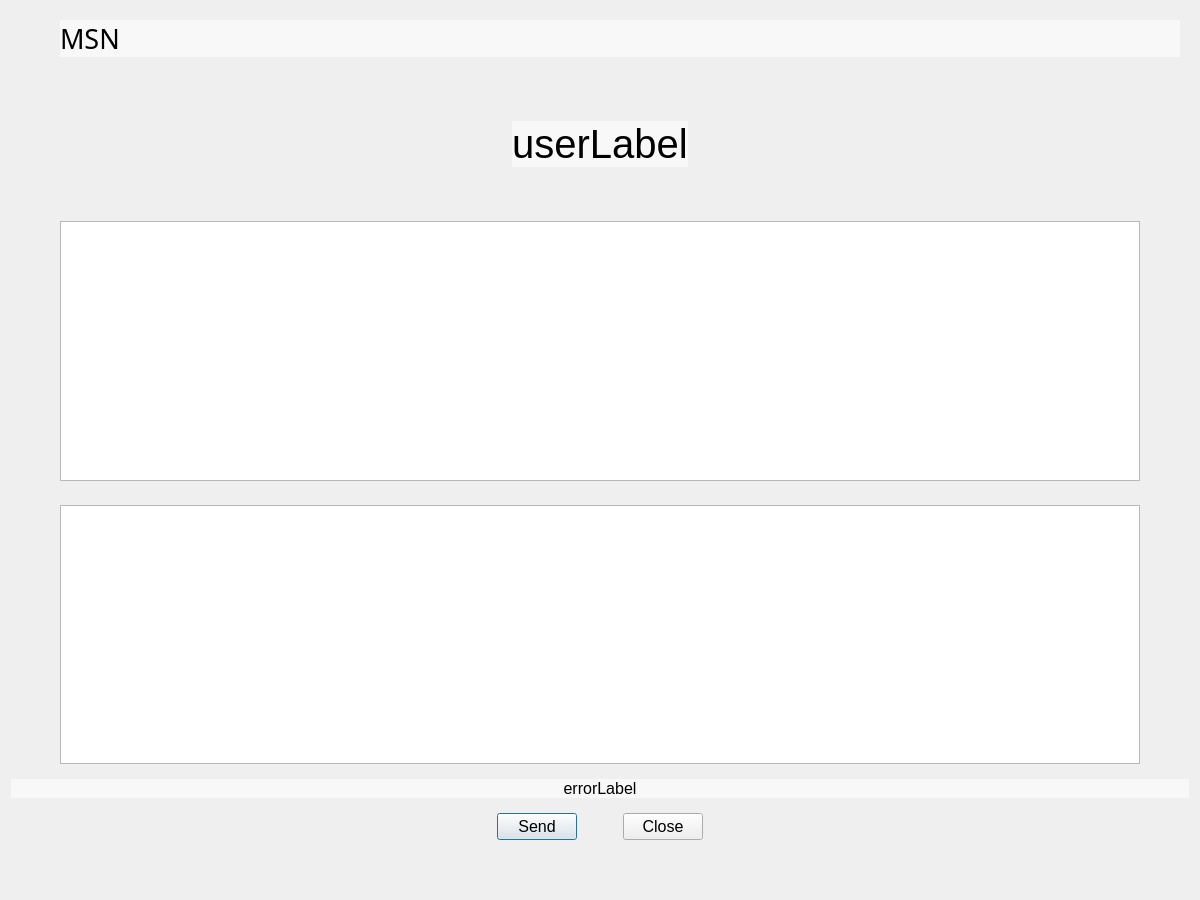
<?xml version="1.0" encoding="UTF-8"?>
<ui version="4.0">
 <class>Dialog</class>
 <widget class="QDialog" name="Dialog">
  <property name="geometry">
   <rect>
    <x>0</x>
    <y>0</y>
    <width>1200</width>
    <height>900</height>
   </rect>
  </property>
  <property name="font">
   <font>
    <pointsize>12</pointsize>
   </font>
  </property>
  <property name="windowTitle">
   <string>Dialog</string>
  </property>
  <layout class="QVBoxLayout" name="verticalLayout">
   <item>
    <widget class="QWidget" name="widget" native="true">
     <layout class="QHBoxLayout" name="horizontalLayout">
      <item>
       <spacer name="horizontalSpacer_8">
        <property name="orientation">
         <enum>Qt::Horizontal</enum>
        </property>
        <property name="sizeType">
         <enum>QSizePolicy::Fixed</enum>
        </property>
        <property name="sizeHint" stdset="0">
         <size>
          <width>40</width>
          <height>20</height>
         </size>
        </property>
       </spacer>
      </item>
      <item>
       <widget class="QLabel" name="label">
        <property name="font">
         <font>
          <family>Century Gothic</family>
          <pointsize>20</pointsize>
         </font>
        </property>
        <property name="styleSheet">
         <string notr="true">background-color: rgba(255, 255, 255, 150);</string>
        </property>
        <property name="text">
         <string>MSN</string>
        </property>
       </widget>
      </item>
     </layout>
    </widget>
   </item>
   <item>
    <spacer name="verticalSpacer_4">
     <property name="orientation">
      <enum>Qt::Vertical</enum>
     </property>
     <property name="sizeType">
      <enum>QSizePolicy::Preferred</enum>
     </property>
     <property name="sizeHint" stdset="0">
      <size>
       <width>20</width>
       <height>40</height>
      </size>
     </property>
    </spacer>
   </item>
   <item>
    <widget class="QWidget" name="widget_2" native="true">
     <layout class="QHBoxLayout" name="horizontalLayout_2">
      <item>
       <spacer name="horizontalSpacer_10">
        <property name="orientation">
         <enum>Qt::Horizontal</enum>
        </property>
        <property name="sizeHint" stdset="0">
         <size>
          <width>40</width>
          <height>20</height>
         </size>
        </property>
       </spacer>
      </item>
      <item>
       <widget class="QLabel" name="userLabel">
        <property name="font">
         <font>
          <pointsize>30</pointsize>
         </font>
        </property>
        <property name="styleSheet">
         <string notr="true">background-color: rgba(255, 255, 255, 150);</string>
        </property>
        <property name="text">
         <string>userLabel</string>
        </property>
        <property name="alignment">
         <set>Qt::AlignCenter</set>
        </property>
       </widget>
      </item>
      <item>
       <spacer name="horizontalSpacer_9">
        <property name="orientation">
         <enum>Qt::Horizontal</enum>
        </property>
        <property name="sizeHint" stdset="0">
         <size>
          <width>30</width>
          <height>20</height>
         </size>
        </property>
       </spacer>
      </item>
     </layout>
    </widget>
   </item>
   <item>
    <spacer name="verticalSpacer_3">
     <property name="orientation">
      <enum>Qt::Vertical</enum>
     </property>
     <property name="sizeType">
      <enum>QSizePolicy::Fixed</enum>
     </property>
     <property name="sizeHint" stdset="0">
      <size>
       <width>20</width>
       <height>30</height>
      </size>
     </property>
    </spacer>
   </item>
   <item>
    <widget class="QWidget" name="widget_3" native="true">
     <layout class="QHBoxLayout" name="horizontalLayout_4">
      <item>
       <spacer name="horizontalSpacer_6">
        <property name="orientation">
         <enum>Qt::Horizontal</enum>
        </property>
        <property name="sizeType">
         <enum>QSizePolicy::Preferred</enum>
        </property>
        <property name="sizeHint" stdset="0">
         <size>
          <width>40</width>
          <height>20</height>
         </size>
        </property>
       </spacer>
      </item>
      <item>
       <widget class="QTextBrowser" name="textBrowser"/>
      </item>
      <item>
       <spacer name="horizontalSpacer_7">
        <property name="orientation">
         <enum>Qt::Horizontal</enum>
        </property>
        <property name="sizeType">
         <enum>QSizePolicy::Preferred</enum>
        </property>
        <property name="sizeHint" stdset="0">
         <size>
          <width>40</width>
          <height>20</height>
         </size>
        </property>
       </spacer>
      </item>
     </layout>
    </widget>
   </item>
   <item>
    <widget class="QWidget" name="widget_5" native="true">
     <layout class="QHBoxLayout" name="horizontalLayout_5">
      <item>
       <spacer name="horizontalSpacer_2">
        <property name="orientation">
         <enum>Qt::Horizontal</enum>
        </property>
        <property name="sizeType">
         <enum>QSizePolicy::Preferred</enum>
        </property>
        <property name="sizeHint" stdset="0">
         <size>
          <width>40</width>
          <height>20</height>
         </size>
        </property>
       </spacer>
      </item>
      <item>
       <widget class="QTextEdit" name="textEdit"/>
      </item>
      <item>
       <spacer name="horizontalSpacer_5">
        <property name="orientation">
         <enum>Qt::Horizontal</enum>
        </property>
        <property name="sizeType">
         <enum>QSizePolicy::Preferred</enum>
        </property>
        <property name="sizeHint" stdset="0">
         <size>
          <width>40</width>
          <height>20</height>
         </size>
        </property>
       </spacer>
      </item>
     </layout>
    </widget>
   </item>
   <item>
    <widget class="QLabel" name="errorLabel">
     <property name="styleSheet">
      <string notr="true">background-color: rgba(255, 255, 255, 150);</string>
     </property>
     <property name="text">
      <string>errorLabel</string>
     </property>
     <property name="alignment">
      <set>Qt::AlignCenter</set>
     </property>
    </widget>
   </item>
   <item>
    <widget class="QWidget" name="widget_4" native="true">
     <layout class="QHBoxLayout" name="horizontalLayout_3">
      <item>
       <spacer name="horizontalSpacer">
        <property name="orientation">
         <enum>Qt::Horizontal</enum>
        </property>
        <property name="sizeHint" stdset="0">
         <size>
          <width>40</width>
          <height>20</height>
         </size>
        </property>
       </spacer>
      </item>
      <item>
       <widget class="QPushButton" name="sendPushButton">
        <property name="text">
         <string>Send</string>
        </property>
       </widget>
      </item>
      <item>
       <spacer name="horizontalSpacer_3">
        <property name="orientation">
         <enum>Qt::Horizontal</enum>
        </property>
        <property name="sizeType">
         <enum>QSizePolicy::Fixed</enum>
        </property>
        <property name="sizeHint" stdset="0">
         <size>
          <width>40</width>
          <height>20</height>
         </size>
        </property>
       </spacer>
      </item>
      <item>
       <widget class="QPushButton" name="closePushButton">
        <property name="text">
         <string>Close</string>
        </property>
       </widget>
      </item>
      <item>
       <spacer name="horizontalSpacer_4">
        <property name="orientation">
         <enum>Qt::Horizontal</enum>
        </property>
        <property name="sizeHint" stdset="0">
         <size>
          <width>40</width>
          <height>20</height>
         </size>
        </property>
       </spacer>
      </item>
     </layout>
    </widget>
   </item>
   <item>
    <spacer name="verticalSpacer_2">
     <property name="orientation">
      <enum>Qt::Vertical</enum>
     </property>
     <property name="sizeType">
      <enum>QSizePolicy::Preferred</enum>
     </property>
     <property name="sizeHint" stdset="0">
      <size>
       <width>20</width>
       <height>40</height>
      </size>
     </property>
    </spacer>
   </item>
  </layout>
 </widget>
 <resources/>
 <connections/>
</ui>
